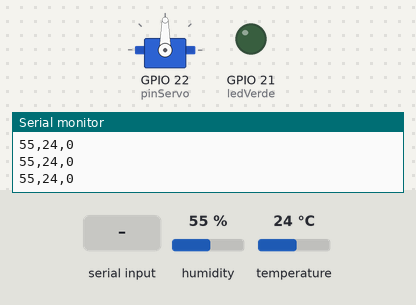
Recording of a sketch running on a simulated ESP32. Shown: servo, output pins drawn as LEDs (lit = HIGH), the last lines printed to the serial monitor. The test bench sets the inputs (shaded band); at power-on: humidity 55 %, temperature 24 °C. Nothing arrives over Bluetooth unless stated.

Above: at 1.2 s.
1.3 s: "servo1,1\n" received over the second serial link
At 1.8 s:
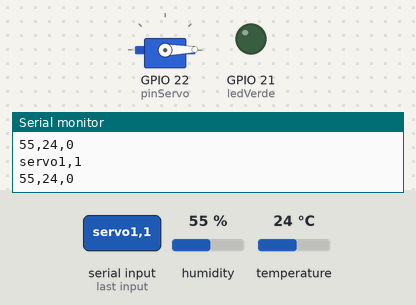
2.9 s: "ledverde,1\n" received over the second serial link
At 4.0 s:
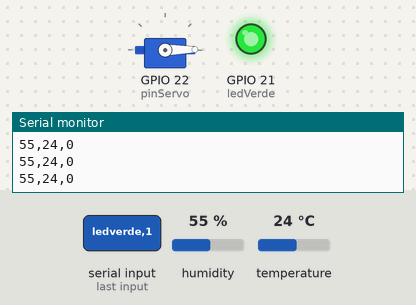
4.5 s: "servo1,150\n" received over the second serial link
At 5.8 s:
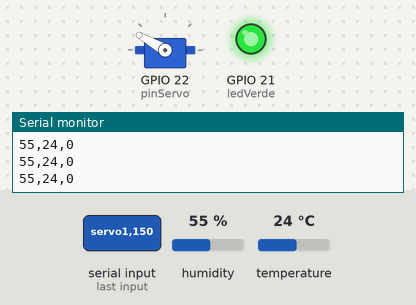
6.1 s: "ledverde\n" received over the second serial link
At 7.1 s:
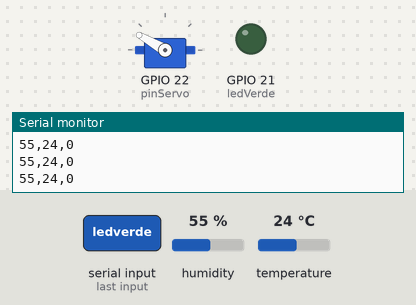
Timing chart, 0 to 8.7 s (numbered marks = the images above; inputs shaded):
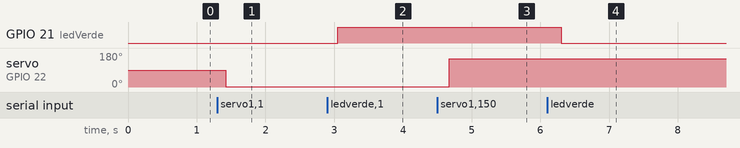

Measured:
- after the input at 1.3 s, servo on GPIO 22 (pinServo): 90° → 1° after 0.12 s
- after the input at 2.9 s, GPIO 21 (ledVerde): LOW → HIGH after 0.15 s
- after the input at 4.5 s, servo on GPIO 22 (pinServo): 1° → 150° after 0.17 s
- after the input at 6.1 s, GPIO 21 (ledVerde): HIGH → LOW after 0.20 s

The sketch:

control_domotico.ino
```cpp
#include <Arduino_JSON.h>

#include <ESP32Servo.h>
#include <DHT_U.h>
#include <BluetoothSerial.h>

// Check if Bluetooth is available
#if !defined(CONFIG_BT_ENABLED) || !defined(CONFIG_BLUEDROID_ENABLED)
#error Bluetooth is not enabled! Please run `make menuconfig` to and enable it
#endif

// Check Serial Port Profile
#if !defined(CONFIG_BT_SPP_ENABLED)
#error Serial Port Profile for Bluetooth is not available or not enabled. It is only available for the ESP32 chip.
#endif

String device_name = "ESP32-BT-SERVO-CONTROL";

BluetoothSerial SerialBT;

Servo servo1;
#define PinSensor 23   // Pin digital al que se conecta el sensor
#define Tipo DHT11    // Tipo de sensor
DHT dht(PinSensor, Tipo);
int pinServo = 22;
int pulsoMin = 600;
int pulsoMax = 2600;

int ledVerde = 21;
int valorPot;
int anguloServo=0;
int pot = 4;

String message="";

const char input[] = "[true, 42, \"apple\"]";

void setup() {
  // put your setup code here, to run once:
  Serial.begin(9600);
  pinMode(pot, INPUT);
  pinMode(ledVerde, OUTPUT);
  dht.begin();
  servo1.attach(pinServo, pulsoMin, pulsoMax);
  SerialBT.begin(device_name);
  // las entradas analogicas no necesitan inicializacion
  digitalWrite(ledVerde, LOW);

}

void loop() {

  //delay(2000);
  //Serial.print("anguloServo:");
  //Serial.println(anguloServo);
  //Serial.println(".------------");
  //servo1.write(anguloServo);
  //delay(5000);
  float humedad = dht.readHumidity();
  float temperatura = dht.readTemperature();
  //Serial.print("Humedad: ");
  //Serial.println(humedad);
  //Serial.print("Temperatura:");
  //Serial.println(temperatura);
  if(isnan(humedad) || isnan(temperatura)){
    Serial.println("Error al leer el sensor DHT11.");
  }else{
    String mensaje = String((int)humedad) + "," + String((int)temperatura)+",0";
    SerialBT.print(mensaje);
    Serial.println(mensaje);
    //delay(3000);
  }

  if (SerialBT.available()) {

    char incoming = SerialBT.read();
    while(incoming != '\n'){
      message += incoming;
      incoming  = SerialBT.read();
    }
    Serial.println(message);

    //anguloServo = message.toInt();


    byte pos1 = message.indexOf('{') + 1; // Posición después de la primera coma (índice 4)
    byte pos2 = message.indexOf(',', pos1); // Posición de la segunda coma (índice 8)
    String numeroStr = message.substring(pos1, pos2); // "456"
  //float numero = numeroStr.toFloat();
  //Serial.println(numeroStr); // Imprime 456.0
    if(numeroStr == "servo1"){
      byte pos1 = message.indexOf(',') + 1; // Posición después de la primera coma (índice 4)
      byte pos2 = message.indexOf('}', pos1); // Posición de la segunda coma (índice 8)
      String numeroStr = message.substring(pos1, pos2); // "456"
      //Serial.println(numeroStr);
      anguloServo = numeroStr.toInt();
      servo1.write(anguloServo);
    }
    if(numeroStr == "ledverde"){
      byte pos1 = message.indexOf(',') + 1; // Posición después de la primera coma (índice 4)
      byte pos2 = message.indexOf('}', pos1); // Posición de la segunda coma (índice 8)
      String numeroStr = message.substring(pos1, pos2); // "456"
      //Serial.println(numeroStr);
      int estado = numeroStr.toInt();

      if(estado == 1){
        digitalWrite(ledVerde, HIGH);
      }else digitalWrite(ledVerde, LOW);
    }
    message = "";
  }

  delay(200);


}
```
